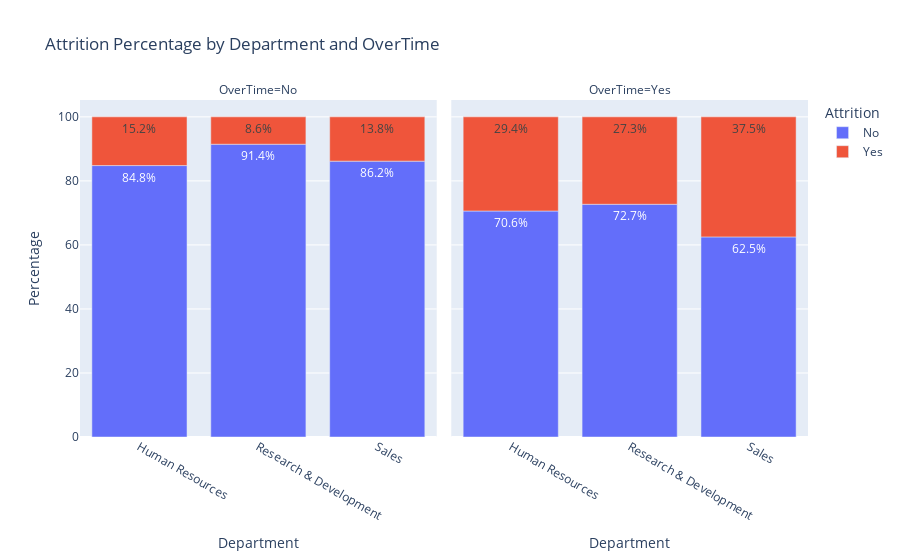

Notebook source saved alongside this figure:
### Code cell
cts = (
    pd.crosstab([df['Department'], df['OverTime']],df['Attrition'], normalize='index') * 100
).reset_index()

cts


# Convert to long format for Plotly
cts_melted = cts.melt(
    id_vars=['Department','OverTime'],
    value_vars=['No', 'Yes'],
    var_name='Attrition',
    value_name='Percentage'
)

fig = px.bar(
    cts_melted,
    x='Department',
    y='Percentage',
    color='Attrition',
    text='Percentage',
    facet_col='OverTime',
    title='Attrition Percentage by Department and OverTime'
)

fig.update_traces(texttemplate='%{text:.1f}%', textposition='inside')

fig.show()

### Figure 1 — Plotly figure (JSON) as saved in the notebook; plotly's stock layout.template omitted (floating-point values rounded to 4 significant figures)
{"data": [{"alignmentgroup": "True", "hovertemplate": "Attrition=No<br>OverTime=No<br>Department=%{x}<br>Percentage=%{text}<extra></extra>", "legendgroup": "No", "marker": {"color": "#636efa", "pattern": {"shape": ""}}, "name": "No", "offsetgroup": "No", "orientation": "v", "showlegend": true, "text": [84.78, 91.45, 86.16], "textposition": "inside", "texttemplate": "%{text:.1f}%", "type": "bar", "x": ["Human Resources", "Research & Development", "Sales"], "xaxis": "x", "y": [84.78, 91.45, 86.16], "yaxis": "y"}, {"alignmentgroup": "True", "hovertemplate": "Attrition=No<br>OverTime=Yes<br>Department=%{x}<br>Percentage=%{text}<extra></extra>", "legendgroup": "No", "marker": {"color": "#636efa", "pattern": {"shape": ""}}, "name": "No", "offsetgroup": "No", "orientation": "v", "showlegend": false, "text": [70.59, 72.69, 62.5], "textposition": "inside", "texttemplate": "%{text:.1f}%", "type": "bar", "x": ["Human Resources", "Research & Development", "Sales"], "xaxis": "x2", "y": [70.59, 72.69, 62.5], "yaxis": "y2"}, {"alignmentgroup": "True", "hovertemplate": "Attrition=Yes<br>OverTime=No<br>Department=%{x}<br>Percentage=%{text}<extra></extra>", "legendgroup": "Yes", "marker": {"color": "#EF553B", "pattern": {"shape": ""}}, "name": "Yes", "offsetgroup": "Yes", "orientation": "v", "showlegend": true, "text": [15.22, 8.551, 13.84], "textposition": "inside", "texttemplate": "%{text:.1f}%", "type": "bar", "x": ["Human Resources", "Research & Development", "Sales"], "xaxis": "x", "y": [15.22, 8.551, 13.84], "yaxis": "y"}, {"alignmentgroup": "True", "hovertemplate": "Attrition=Yes<br>OverTime=Yes<br>Department=%{x}<br>Percentage=%{text}<extra></extra>", "legendgroup": "Yes", "marker": {"color": "#EF553B", "pattern": {"shape": ""}}, "name": "Yes", "offsetgroup": "Yes", "orientation": "v", "showlegend": false, "text": [29.41, 27.31, 37.5], "textposition": "inside", "texttemplate": "%{text:.1f}%", "type": "bar", "x": ["Human Resources", "Research & Development", "Sales"], "xaxis": "x2", "y": [29.41, 27.31, 37.5], "yaxis": "y2"}], "layout": {"annotations": [{"font": {}, "showarrow": false, "text": "OverTime=No", "x": 0.245, "xanchor": "center", "xref": "paper", "y": 1, "yanchor": "bottom", "yref": "paper"}, {"font": {}, "showarrow": false, "text": "OverTime=Yes", "x": 0.755, "xanchor": "center", "xref": "paper", "y": 1, "yanchor": "bottom", "yref": "paper"}], "barmode": "relative", "legend": {"title": {"text": "Attrition"}, "tracegroupgap": 0}, "title": {"text": "Attrition Percentage by Department and OverTime"}, "xaxis": {"anchor": "y", "domain": [0, 0.49], "title": {"text": "Department"}}, "xaxis2": {"anchor": "y2", "domain": [0.51, 1], "matches": "x", "title": {"text": "Department"}}, "yaxis": {"anchor": "x", "domain": [0, 1], "title": {"text": "Percentage"}}, "yaxis2": {"anchor": "x2", "domain": [0, 1], "matches": "y", "showticklabels": false}}}
